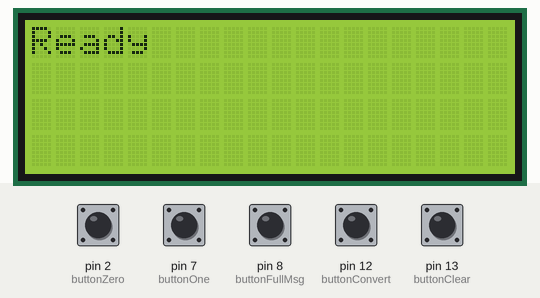
Recording of a sketch running on a simulated Arduino Uno, built with avr-gcc and run on an emulated ATmega328P. Parts: 20×4 character LCD. Inputs (shaded band) come from the test bench; at power-on: pin 2 (buttonZero), pin 7 (buttonOne), pin 8 (buttonFullMsg), pin 12 (buttonConvert), pin 13 (buttonClear) HIGH.

Above: at 1.2 s.
1.3 s: pin 2 (buttonZero) pulled LOW for 0.15 s
At 1.9 s:
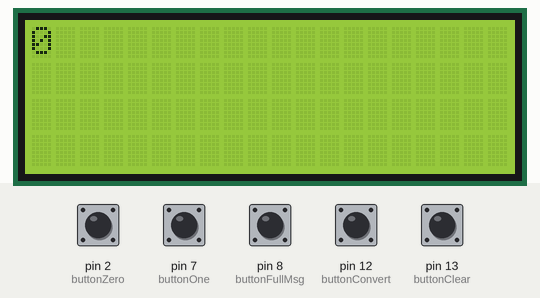
2.9 s: pin 13 (buttonClear) pulled LOW for 0.15 s
At 3.9 s:
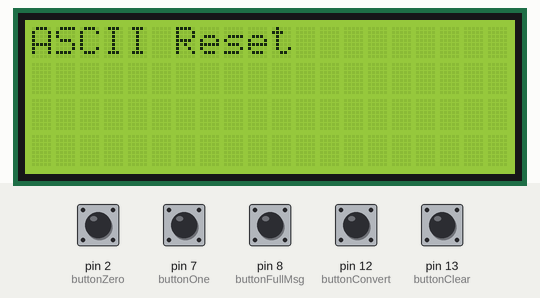
4.5 s: pin 7 (buttonOne) pulled LOW for 0.15 s
At 5.6 s:
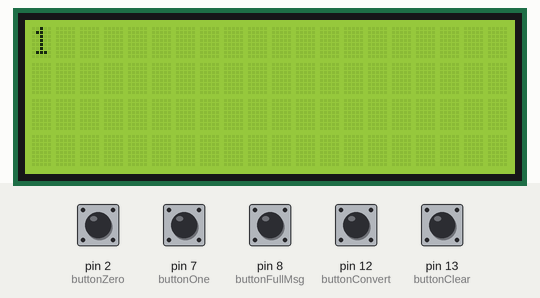
6.1 s: pin 8 (buttonFullMsg) pulled LOW for 0.15 s
7.7 s: pin 2 (buttonZero) pulled LOW for 1 s
At 8.0 s:
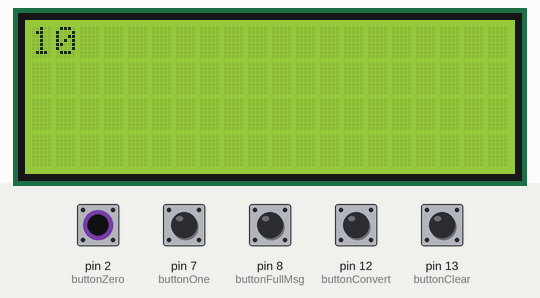
10.2 s: pin 7 (buttonOne) pulled LOW for 1 s
Timing chart, 0 to 13.2 s (numbered marks = the images above; inputs shaded):
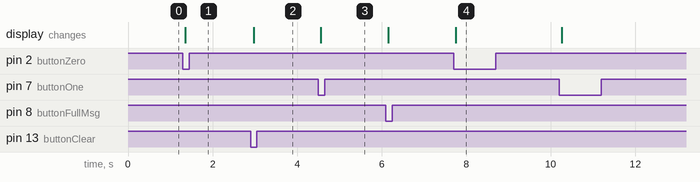

Measured:
- after the input at 1.3 s, the display: changes after 0.05 s (image 1)
- after the input at 2.9 s, the display: changes after 0.07 s (image 2)
- after the input at 4.5 s, the display: changes after 0.05 s (image 3)
- after the input at 7.7 s, the display: changes after 0.06 s (image 4)

The sketch:

ComputeSomething.ino
```cpp
/*
  Home Brew MicroController Computer
  Convert 8 bits to ASCII output

  Following the Arduino Style Guide for consistency:
  https://docs.arduino.cc/learn/contributions/arduino-writing-style-guide/

*/

#include <LiquidCrystal_I2C.h>

// =========================
// Constants and Globals
// =========================
LiquidCrystal_I2C lcd(0x27, 20, 4);
String text = "";        // Stores the binary input (8 bits at a time)
String asciiOutput = ""; // Holds ASCII output

// Button Class
class Button {
 private:
  int pin;
  bool lastState;
  void (*onPress)();

 public:
  Button(int p, void (*handler)()) : pin(p), lastState(HIGH), onPress(handler) {
    pinMode(pin, INPUT_PULLUP);
  }

  void check() {
    bool currentState = (digitalRead(pin) == LOW);
    if (currentState && lastState == HIGH) {
      delay(50); // Debounce
      if (onPress) onPress();
      waitForRelease();
    }
    lastState = currentState;
  }

  void waitForRelease() {
    while (digitalRead(pin) == LOW);
    delay(50);
  }
};

// Function Declarations
void addOne();
void addZero();
void clearScreen();
void clearASCII();
void binToChar();
void showFullMessage();
void updateLCD(const String &text);

// Create Button Objects (Global Scope)
Button buttonClear(13, clearScreen); // Clear screen and ASCII
Button buttonOne(7, addOne);
Button buttonZero(2, addZero);
Button buttonConvert(12, binToChar);   // Convert 8-bit input to ASCII
Button buttonFullMsg(8, showFullMessage); // Show full ASCII message

// =========================
// Setup Function
// =========================
void setup() {
  lcd.init();
  lcd.backlight();
  lcd.setCursor(0, 0);
  lcd.print("Ready");
}

// =========================
// Main Loop
// =========================
void loop() {
  buttonClear.check();
  buttonOne.check();
  buttonZero.check();
  buttonConvert.check();
  buttonFullMsg.check();
}

// =========================
// Button Actions
// =========================

void addOne() {
  if (text.length() < 8) {  //Limit input to 8 bits
    text += "1";
    updateLCD(text);
  }
}

void addZero() {
  if (text.length() < 8) {  //Limit input to 8 bits
    text += "0";
    updateLCD(text);
  }
}

void clearScreen() {
  text = "";
  updateLCD("Cleared");
  clearASCII();
}

void clearASCII() {
  asciiOutput = "";
  updateLCD("ASCII Reset");
}

void binToChar() {
  if (text.length() == 8) {
    char asciiChar = (char)strtol(text.c_str(), nullptr, 2);
    asciiOutput += asciiChar;  // Append to full message

    updateLCD(String(asciiChar));  // Show only the current character
    text = "";  // Reset binary input for the next byte
  }
}

void showFullMessage() {
  updateLCD(asciiOutput);  // Display full ASCII message
}

// =========================
// Helper Functions
// =========================
void updateLCD(const String &text) {
  lcd.clear();
  lcd.setCursor(0, 0);
  lcd.print(text);
}
```
